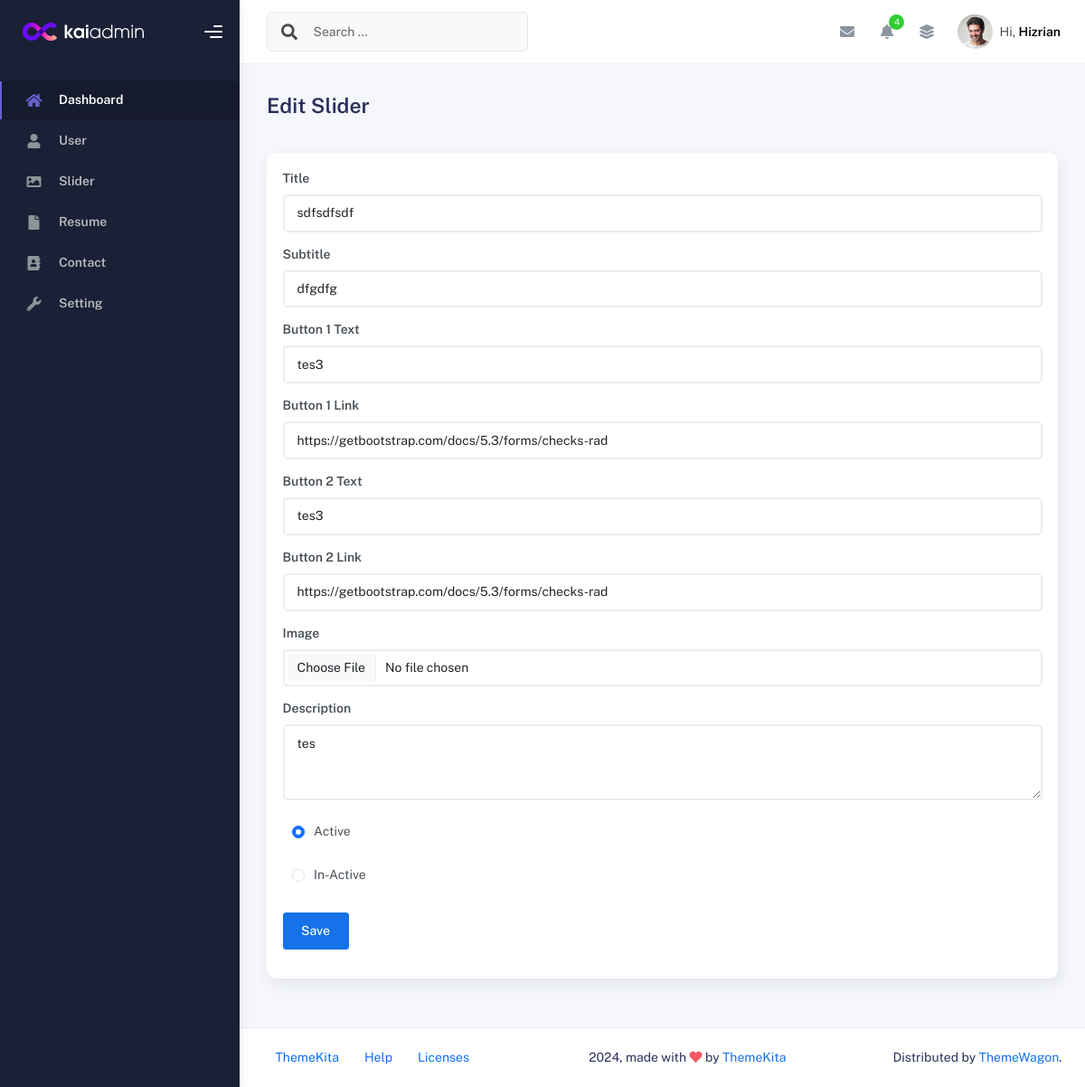
The app's page /project-crud/create-slider.php?edit=12 (signed in) with its own data.
### tables this page shows
CREATE TABLE `sliders` (
  `id` int(11) NOT NULL,
  `title` varchar(50) NOT NULL,
  `subtitle` varchar(50) NOT NULL,
  `description` text DEFAULT NULL,
  `button1_text` varchar(30) NOT NULL,
  `button1_link` varchar(50) NOT NULL,
  `button2_text` varchar(30) NOT NULL,
  `button2_link` varchar(50) NOT NULL,
  `image` varchar(100) DEFAULT NULL,
  `is_active` tinyint(1) NOT NULL DEFAULT 1,
  `created_at` timestamp NOT NULL DEFAULT current_timestamp(),
  `updated_at` timestamp NULL DEFAULT NULL ON UPDATE current_timestamp()
);

### project-crud/create-slider.php (the view, shortened to what this page needs)
<?php
include 'config/koneksi.php';
$id = isset($_GET['edit']) ? $_GET['edit'] : '';
$query = mysqli_query($conn, "SELECT * FROM sliders WHERE id='$id'");
$row   = mysqli_fetch_assoc($query);
?>
<!DOCTYPE html>
<html lang="en">
<head>
  <?php
  include "inc/css.php";
  ?>
</head>
<body>
  <div class="wrapper">
    <?php
    include "inc/sidebar.php";
    ?>
    <div class="main-panel">
      <div class="main-header">
        <?php
        include "inc/navbar.php";
        ?>
      </div>
      <div class="container">
        <div class="page-inner">
          <div
            class="d-flex align-items-left align-items-md-center flex-column flex-md-row pt-2 pb-4">
            <div>
              <h3 class="fw-bold mb-3"><?php echo isset($_GET['edit']) ? 'Edit Slider' : 'Create New Slider'  ?> </h3>
            </div>
          </div>
          <div class="row">
            <div class="col-sm-6 col-md-12">
              <div class="card">
                <div class="card-body">
                  <form action="" method="post" enctype="multipart/form-data">
                    <div class="mb-3">
                      <label for="" class="form-label fw-bold">Title</label>
                      <input type="text"
                        class="form-control" name="title"
                        placeholder="Enter title" required
                        value="<?php echo ($id) ? $row['title'] : '' ?>">
                    </div>
                    <div class="mb-3">
                      <label for="" class="form-label fw-bold">Subtitle</label>
                      <input type="text"
                        class="form-control" name="subtitle"
                        placeholder="Enter subtitle" required
                        value="<?php echo ($id) ? $row['subtitle'] : '' ?>">
                    </div>
                    <div class="mb-3">
                      <label for="" class="form-label fw-bold">Button 1 Text</label>
                      <input type="text"
                        class="form-control" name="button1_text"
                        placeholder="Enter button 1 Text" required
                        value="<?php echo ($id) ? $row['button1_text'] : '' ?>">
                    </div>
                    <div class="mb-3">
                      <label for="" class="form-label fw-bold">Button 1 Link</label>
                      <input type="url"
                        class="form-control" name="button1_link"
                        placeholder="Enter button 1 Link" required
                        value="<?php echo ($id) ? $row['button1_link'] : '' ?>">
                    </div>
                    <div class="mb-3">
                      <label for="" class="form-label fw-bold">Button 2 Text</label>
                      <input type="text"
                        class="form-control" name="button2_text"
                        placeholder="Enter button 2 Text" required
                        value="<?php echo ($id) ? $row['button2_text'] : '' ?>">
                    </div>
                    <div class="mb-3">
                      <label for="" class="form-label fw-bold">Button 2 Link</label>
                      <input type="url"
                        class="form-control" name="button2_link"
                        placeholder="Enter button 2 Link" required
                        value="<?php echo ($id) ? $row['button2_link'] : '' ?>">
                    </div>
                    <div class="mb-3">
                      <label for="" class="form-label fw-bold">Image</label>
                      <input type="file"
                        class="form-control" name="image"
                        value="<?php echo ($id) ? $row['image'] : '' ?>">
                    </div>
                    <div class="mb-3">
                      <label for="" class="form-label fw-bold">Description</label>
                      <textarea class="form-control" name="description" cols="30" rows="3"><?php echo ($id) ? $row['description'] : '' ?></textarea>
                    </div>
                    <div class="mb-3">
                      <div class="form-check">
                        <input class="form-check-input" type="radio" name="is_active" id="radioDefault1" value="1"
                          checked <?php echo ($id) && $row['is_active'] == 1 ? "checked" : '' ?>>
                        <label class="form-check-label" for="radioDefault1">
                          Active
                        </label>
                      </div>
                      <div class="form-check">
                        <input class="form-check-input" type="radio" name="is_active" id="radioDefault2" value="0"
                          <?php echo ($id) && $row['is_active'] == 0 ? "checked" : '' ?>>
                        <label class="form-check-label" for="radioDefault2">
                          In-Active
                        </label>
                      </div>
                    </div>
                    <div class="mb-3">
                      <button class="btn btn-primary" name="save" type="submit">
                        Save
                      </button>
                    </div>
                  </form>
                </div>
              </div>
            </div>
          </div>
        </div>
      </div>
      <footer class="footer">
        <div class="container-fluid d-flex justify-content-between">
          <nav class="pull-left">
            <ul class="nav">
              <li class="nav-item">
                <a class="nav-link" href="http://www.themekita.com">
                  ThemeKita
                </a>
              </li>
              <li class="nav-item">
                <a class="nav-link" href="#"> Help </a>
              </li>
              <li class="nav-item">
                <a class="nav-link" href="#"> Licenses </a>
              </li>
            </ul>
          </nav>
          <div class="copyright">
            2024, made with <i class="fa fa-heart heart text-danger"></i> by
            <a href="http://www.themekita.com">ThemeKita</a>
          </div>
          <div>
            Distributed by
            <a target="_blank" href="https://themewagon.com/">ThemeWagon</a>.
          </div>
        </div>
      </footer>
    </div>
  </div>
</body>
</html>

### records on screen
sliders: title "sdfsdfsdf", subtitle "dfgdfg", button1_text "tes3", button1_link "https://getbootstrap.com/docs/5.3/forms/checks-rad", button2_text "tes3", button2_link "https://getbootstrap.com/docs/5.3/forms/checks-rad", description "tes", is_active "☑ Active", is_active "☐ In-Active"
